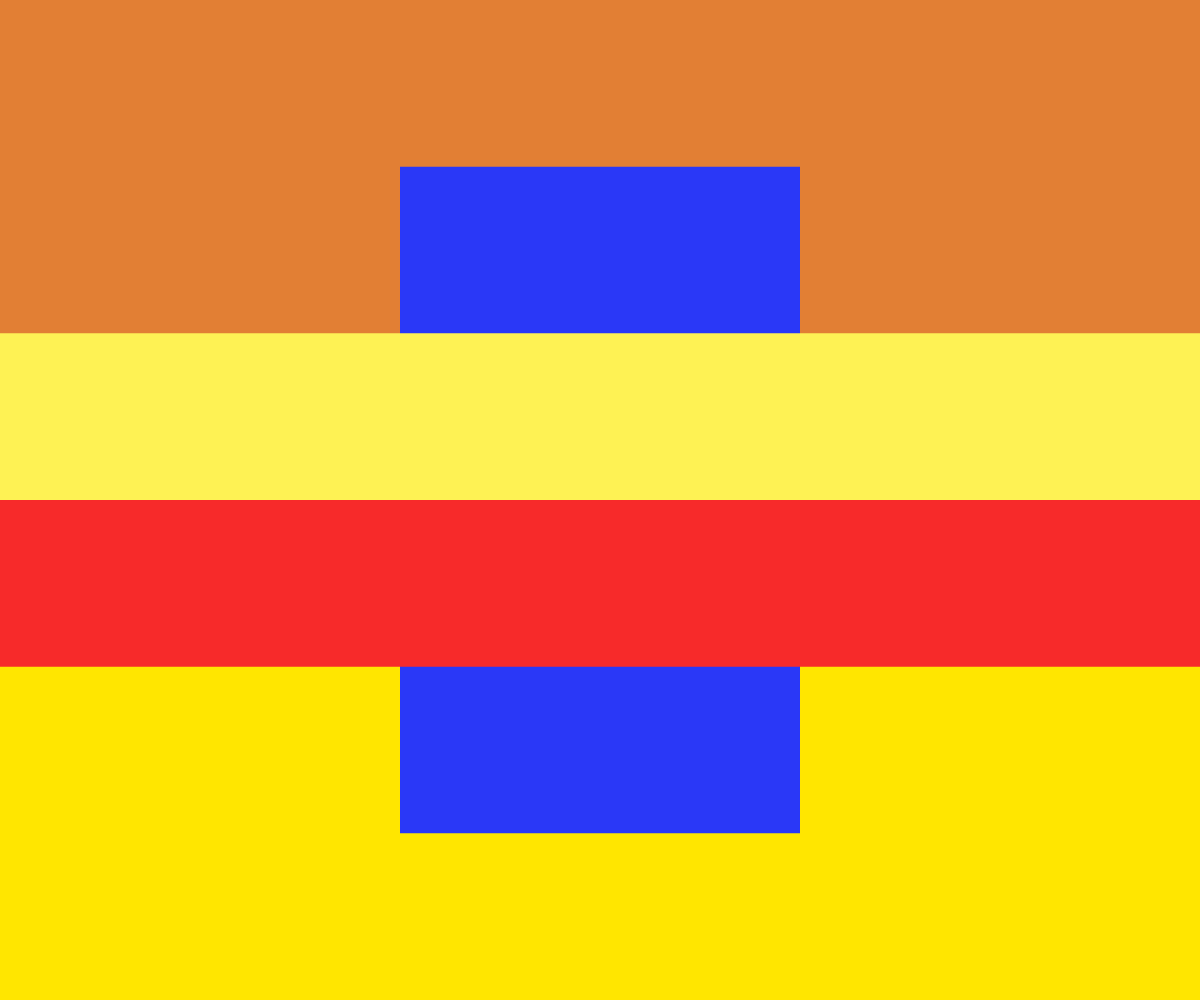
Frame 1 (no input)
Frame 60 (no input): identical to frame 1, image omitted
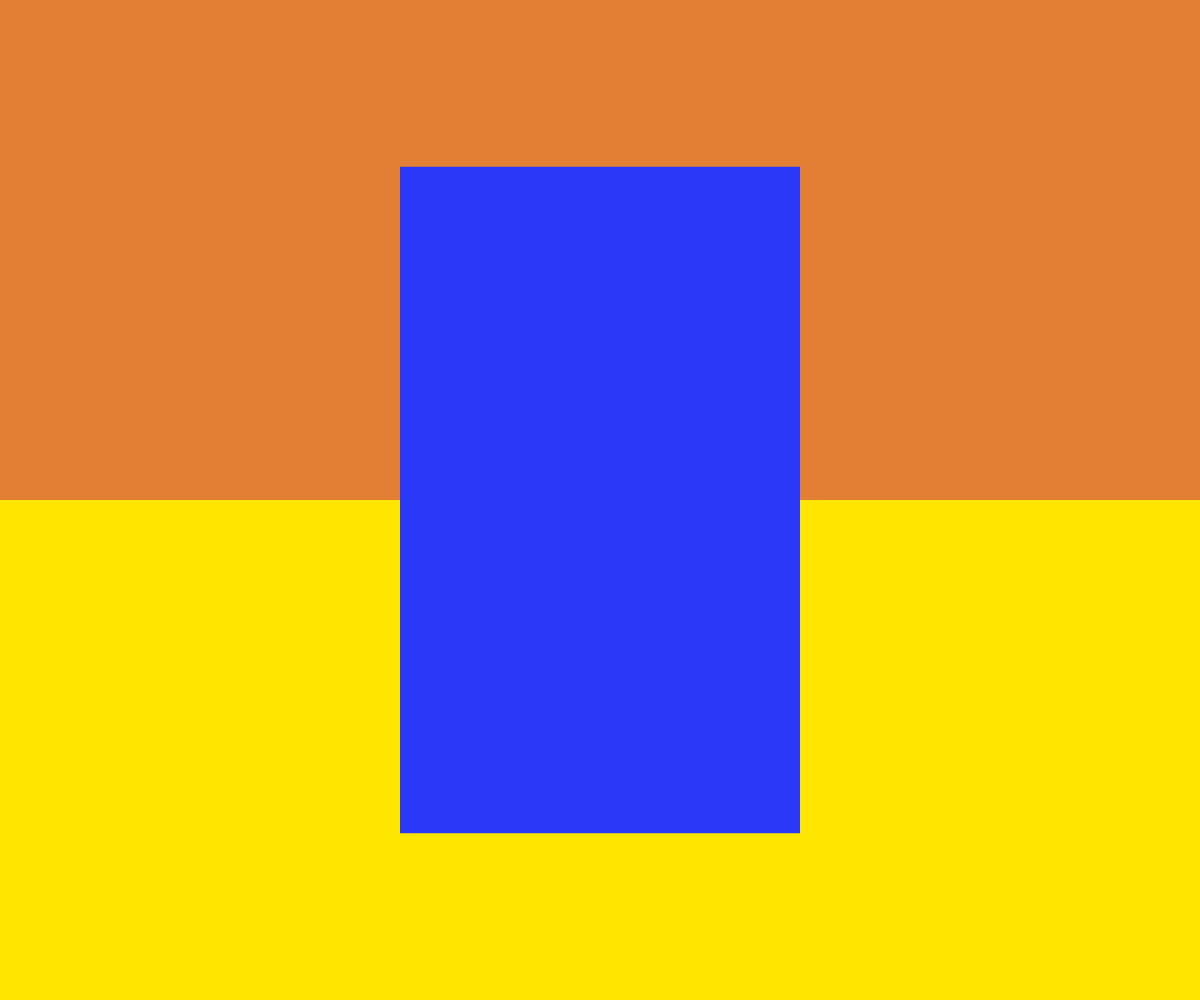
Frame 120 (the mouse pressed at the canvas centre since frame 60)

The p5.js sketch that drew these frames (run headless with seeded random() and noise() and a simulated clock; from frame 60 on, the mouse is pressed at the canvas centre):

// p5.js sketch
// ── sketch.js

let clrs = [
'#E27F34', //top 0
'#FEF254', //middle top 1
'#2a38f7', //middle strip 2
'#f72a2a', //middle bottom 3
'#ffe600' //bottom 4
]


function setup() {
  createCanvas(windowWidth, windowHeight);
  noStroke();
}

function draw() {
 background(220);
 canvasRect(clrs[4], height/2, height/2, false);
 canvasRect(clrs[0], height/2, 0, false);
 fill(clrs[2]); 
 rect(width * 1/3, height * 1/6, width * 1/3, height * 2/3); 
 canvasRect(clrs[1], height/6, height/3, true);
 canvasRect(clrs[3], height/6, height/2, true);


}

function canvasRect(clr, hgt, y_offset, clickable) {
	fill(clr);
	if((clickable == true) && (mouseIsPressed == false)){
		rect(0, y_offset, width, hgt);
	} 
	if(clickable == false){
		rect(0, y_offset, width, hgt);
	}
}
